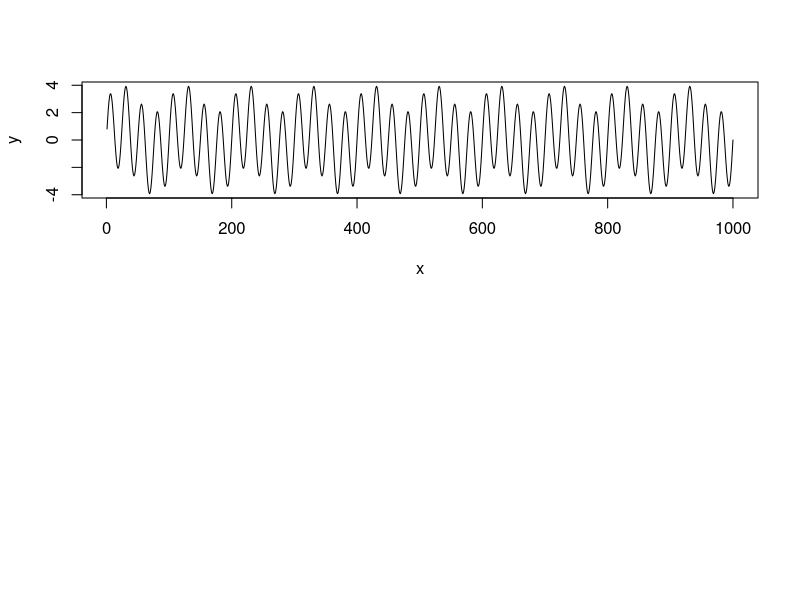

Write R code to recreate this figure. (Note: this script raises an error after producing the figure.)
library(plyr)
library(doBy)
#####Download from http://stackoverflow.com/questions/3485456/useful-little-functions-in-r

#main function
#example
x=c(1:1000)
y=sin(2*pi*x*0.01)+3*sin(2*pi*x*0.04)
pdf("fft.transform.example.pdf")
par(mfrow=c(2,1))
plot(x,y,ty='l')
test_ff=plotFFT(x,y,1)
dev.off()

#real data
#real data
plotFFTaxes <- function(x, y, samplingFreq, shadeNyq=FALSE, showPeriod = TRUE)
{
	Nyq.Freq <- samplingFreq/2
	FFTFreqs <- getFFTFreqs(Nyq.Freq, y)
	
	FFT <- fft(y)
	modFFT <- Mod(FFT)
	FFTdata <- cbind(FFTFreqs, modFFT)
	plot(FFTdata[1:nrow(FFTdata)/2,], t="l", pch=20, lwd=2, cex=0.8, axes=F, main="",
			xlab="Frequency (Hz)", ylab="Power",ylim=c(0,6))
	axis(2,tck=0.01, at=seq(0,6,by=2),las=2) ##modify
	axis(1,tck=0.01, at=seq(0,max(FFTFreqs),by=0.02),las=2) ##modify
	if (showPeriod == TRUE)
	{
		# Period axis on top        
		a <- axis(3, lty=0, labels=FALSE)
		axis(3, cex.axis=0.6, labels=format(1/a, digits=2), at=a)
	}
	if (shadeNyq == TRUE)
	{
		# Gray out lower frequencies
		rect(0, 0, 2/max(x), max(FFTdata[,2])*2, col="gray", density=30)
	}
	
	ret <- list("freq"=FFTFreqs, "FFT"=FFT, "modFFT"=modFFT)
	return (ret)
}
distance=x
distancePairFre=test
par(mfrow=c(2,1))
#plot(x,y,ty='l')
#test_fft=plotFFT(distance,distancePairFre,1)
plot(distance,distancePairFre,ty='l')
test_ff=plotFFTaxes(distance,distancePairFre,1)




# Gets the frequencies returned by the FFT function
getFFTFreqs <- function(Nyq.Freq, data)
{
	if ((length(data) %% 2) == 1) # Odd number of samples
	{
		FFTFreqs <- c(seq(0, Nyq.Freq, length.out=(length(data)+1)/2), 
				seq(-Nyq.Freq, 0, length.out=(length(data)-1)/2))
	}
	else # Even number
	{
		FFTFreqs <- c(seq(0, Nyq.Freq, length.out=length(data)/2), 
				seq(-Nyq.Freq, 0, length.out=length(data)/2))
	}
	
	return (FFTFreqs)
}

# FFT plot
# Params:
# x,y -> the data for which we want to plot the FFT 
# samplingFreq -> the sampling frequency
# shadeNyq -> if true the region in [0;Nyquist frequency] will be shaded
# showPeriod -> if true the period will be shown on the top
# Returns a list with:
# freq -> the frequencies
# FFT -> the FFT values
# modFFT -> the modulus of the FFT
plotFFT <- function(x, y, samplingFreq, shadeNyq=FALSE, showPeriod = TRUE)
{
	Nyq.Freq <- samplingFreq/2
	FFTFreqs <- getFFTFreqs(Nyq.Freq, y)
	
	FFT <- fft(y)
	modFFT <- Mod(FFT)
	FFTdata <- cbind(FFTFreqs, modFFT)
	plot(FFTdata[1:nrow(FFTdata)/2,], t="l", pch=20, lwd=2, cex=0.8,  main="",
			xlab="Frequency (Hz)", ylab="Power")
	
	if (showPeriod == TRUE)
	{
		# Period axis on top        
		a <- axis(3, lty=0, labels=FALSE)
		axis(3, cex.axis=0.6, labels=format(1/a, digits=2), at=a)
	}
	if (shadeNyq == TRUE)
	{
		# Gray out lower frequencies
		rect(0, 0, 2/max(x), max(FFTdata[,2])*2, col="gray", density=30)
	}
	
	ret <- list("freq"=FFTFreqs, "FFT"=FFT, "modFFT"=modFFT)
	return (ret)
}
